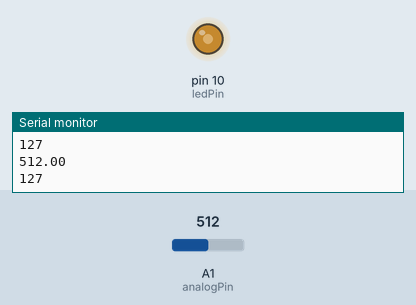
This sketch was run on a simulated Arduino Uno, built with avr-gcc and run on an emulated ATmega328P. Shown: output pins drawn as LEDs (lit = HIGH), the last lines printed to the serial monitor. Inputs (shaded band) come from the test bench; at power-on: A1 (analogPin) = 512.

Above: at 1.2 s.
1.3 s: A1 (analogPin) set to 716
At 2.7 s:
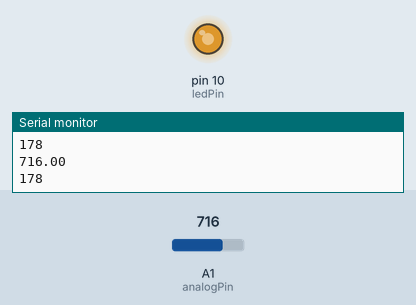
3.0 s: A1 (analogPin) set to 900
At 4.1 s:
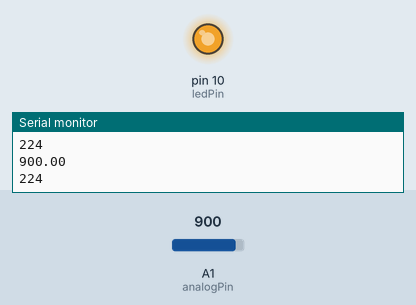
4.5 s: A1 (analogPin) set to 122
At 5.4 s:
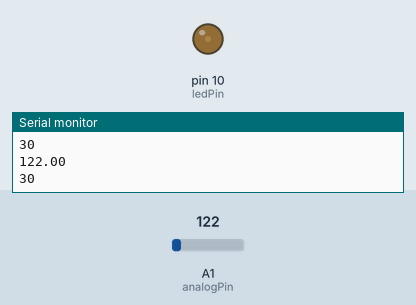
6.0 s: A1 (analogPin) set to 0
At 6.7 s:
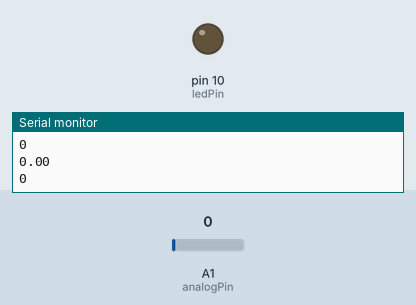
7.5 s: A1 (analogPin) set to 511
At 7.9 s:
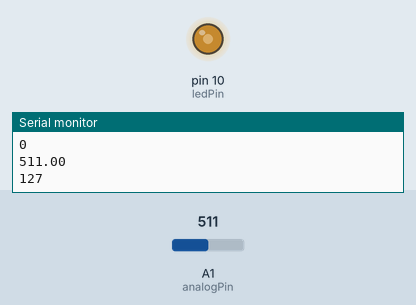
Timing chart, 0 to 10.0 s (numbered marks = the images above; inputs shaded):
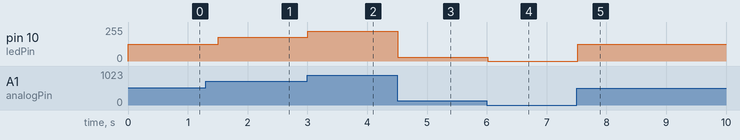

The sketch:

sketch_9_ledGraduable.ino
```cpp
float potVal;
int analogPin = A1;
int dt = 300;
int ledPin = 10;
int light;

void setup() {
 Serial.begin(9600);
 pinMode(analogPin, INPUT);
 pinMode(ledPin, OUTPUT);

}

void loop() {
  potVal = analogRead(analogPin);
  Serial.println(potVal);
  Serial.println(light);
  light = map(potVal,0,1023,0,255);
  analogWrite(ledPin, light);
  delay(dt);

}
```

Measured:
- after the input at 1.3 s, pin 10 (ledPin): 127/255 → 178/255 after 0.21 s
- after the input at 3.0 s, pin 10 (ledPin): 178/255 → 224/255 at once
- after the input at 4.5 s, pin 10 (ledPin): 224/255 → 30/255 at once
- after the input at 6.0 s, pin 10 (ledPin): 30/255 → 0/255 at once
- after the input at 7.5 s, pin 10 (ledPin): 0/255 → 127/255 at once
